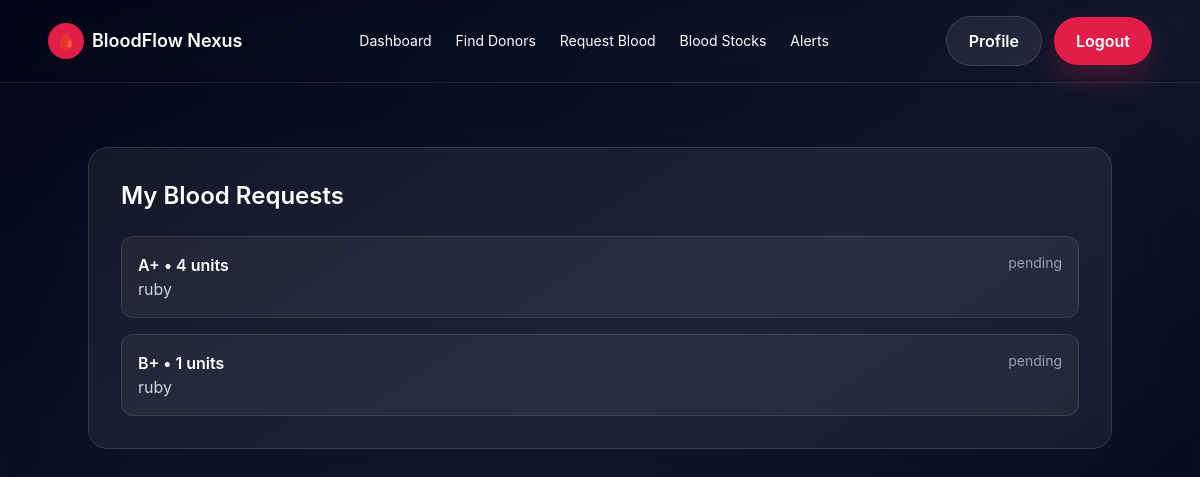
Screenshot of /requests/mine/ (signed in) with the database file from the repository.
### requests_app/models.py (models this page shows, shortened)
class BloodRequest(models.Model):
	class Urgency(models.TextChoices):
		NORMAL = 'normal', 'Normal'
		EMERGENCY = 'emergency', 'Emergency'
	class Status(models.TextChoices):
		PENDING = 'pending', 'Pending'
		APPROVED = 'approved', 'Approved'
		COMPLETED = 'completed', 'Completed'
		REJECTED = 'rejected', 'Rejected'
	BLOOD_GROUPS = [
		('A+', 'A+'), ('A-', 'A-'),
		('B+', 'B+'), ('B-', 'B-'),
		('AB+', 'AB+'), ('AB-', 'AB-'),
		('O+', 'O+'), ('O-', 'O-'),
	]
	requester = models.ForeignKey(settings.AUTH_USER_MODEL, on_delete=models.CASCADE, related_name='requests')
	hospital = models.ForeignKey(HospitalProfile, on_delete=models.SET_NULL, null=True, blank=True)
	blood_group = models.CharField(max_length=3, choices=BLOOD_GROUPS)
	quantity_units = models.PositiveIntegerField()
	urgency = models.CharField(max_length=20, choices=Urgency.choices, default=Urgency.NORMAL)
	status = models.CharField(max_length=20, choices=Status.choices, default=Status.PENDING)
	hospital_location = models.CharField(max_length=255)
	assigned_donor = models.CharField(max_length=255, blank=True)
	created_at = models.DateTimeField(auto_now_add=True)

### requests_app/views.py (the view)
# urls.py: path('mine/', views.my_requests, name='my_requests'),
@login_required
def my_requests(request):
	requests = BloodRequest.objects.filter(requester=request.user).order_by('-created_at')
	return render(request, 'requests/my_requests.html', {'requests': requests})

### templates/requests/my_requests.html (shortened to what this page needs)
{% extends 'base.html' %}
{% block content %}
<section class="px-6 py-16">
  <div class="max-w-5xl mx-auto glass-card p-8">
    <h2 class="text-2xl font-semibold mb-6">My Blood Requests</h2>
    <div class="space-y-4">
      {% for item in requests %}
      <div class="rounded-xl border border-white/10 p-4 bg-white/5">
        <div class="flex justify-between">
          <p class="font-semibold">
            {{ item.blood_group }} • {{ item.quantity_units }} units
          </p>
          <p class="text-sm text-slate-400">{{ item.status }}</p>
        </div>
        <p class="text-slate-300">{{ item.hospital_location }}</p>
      </div>
      {% empty %}
      <p class="text-slate-400">You have no requests yet.</p>
      {% endfor %}
    </div>
  </div>
</section>
{% endblock %}

### static/css/style.css (style rules this page uses)
:root { --glass: rgba(255, 255, 255, 0.06); --stroke: rgba(255, 255, 255, 0.12); }
body { font-family: "Inter", system-ui, -apple-system, sans-serif; }
.glass-card { background: var(--glass); border: 1px solid var(--stroke); border-radius: 20px; box-shadow: 0 30px 80px rgba(15, 23, 42, 0.45); }

### rows the page displays
BloodRequest: blood_group "A+", quantity_units "4", status "pending", hospital_location "ruby"
BloodRequest: blood_group "B+", quantity_units "1", status "pending", hospital_location "ruby"
